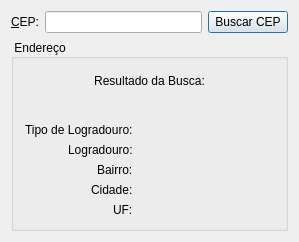
<?xml version="1.0" encoding="UTF-8"?>
<ui version="4.0">
 <class>Dialog</class>
 <widget class="QDialog" name="Dialog">
  <property name="geometry">
   <rect>
    <x>0</x>
    <y>0</y>
    <width>299</width>
    <height>242</height>
   </rect>
  </property>
  <property name="windowTitle">
   <string>Buscar Endereço por CEP - by Pedro Santana</string>
  </property>
  <layout class="QVBoxLayout" name="verticalLayout_3">
   <item>
    <layout class="QHBoxLayout" name="horizontalLayout">
     <item>
      <widget class="QLabel" name="label">
       <property name="text">
        <string>&amp;CEP:</string>
       </property>
       <property name="buddy">
        <cstring>lineEdit</cstring>
       </property>
      </widget>
     </item>
     <item>
      <widget class="QLineEdit" name="lineEdit"/>
     </item>
     <item>
      <widget class="QPushButton" name="buscarBtn">
       <property name="text">
        <string>Buscar CEP</string>
       </property>
       <property name="default">
        <bool>true</bool>
       </property>
       <property name="flat">
        <bool>false</bool>
       </property>
      </widget>
     </item>
    </layout>
   </item>
   <item>
    <widget class="QGroupBox" name="groupBox">
     <property name="layoutDirection">
      <enum>Qt::LeftToRight</enum>
     </property>
     <property name="title">
      <string> Endereço </string>
     </property>
     <property name="alignment">
      <set>Qt::AlignLeading|Qt::AlignLeft|Qt::AlignVCenter</set>
     </property>
     <layout class="QVBoxLayout" name="verticalLayout_2">
      <item>
       <layout class="QVBoxLayout" name="verticalLayout">
        <item>
         <widget class="QLabel" name="label_2">
          <property name="text">
           <string>Resultado da Busca:</string>
          </property>
          <property name="alignment">
           <set>Qt::AlignCenter</set>
          </property>
         </widget>
        </item>
        <item>
         <widget class="QLabel" name="resultado">
          <property name="text">
           <string/>
          </property>
          <property name="alignment">
           <set>Qt::AlignCenter</set>
          </property>
         </widget>
        </item>
       </layout>
      </item>
      <item>
       <layout class="QFormLayout" name="formLayout">
        <property name="labelAlignment">
         <set>Qt::AlignRight|Qt::AlignTrailing|Qt::AlignVCenter</set>
        </property>
        <property name="formAlignment">
         <set>Qt::AlignHCenter|Qt::AlignTop</set>
        </property>
        <item row="0" column="0">
         <widget class="QLabel" name="label_3">
          <property name="text">
           <string>Tipo de Logradouro:</string>
          </property>
         </widget>
        </item>
        <item row="0" column="1">
         <widget class="QLabel" name="tipoLogradouro">
          <property name="text">
           <string/>
          </property>
         </widget>
        </item>
        <item row="1" column="0">
         <widget class="QLabel" name="label_4">
          <property name="text">
           <string>Logradouro:</string>
          </property>
          <property name="alignment">
           <set>Qt::AlignLeading|Qt::AlignLeft|Qt::AlignVCenter</set>
          </property>
         </widget>
        </item>
        <item row="1" column="1">
         <widget class="QLabel" name="logradouro">
          <property name="text">
           <string/>
          </property>
         </widget>
        </item>
        <item row="2" column="0">
         <widget class="QLabel" name="label_5">
          <property name="text">
           <string>Bairro:</string>
          </property>
         </widget>
        </item>
        <item row="2" column="1">
         <widget class="QLabel" name="bairro">
          <property name="text">
           <string/>
          </property>
         </widget>
        </item>
        <item row="3" column="0">
         <widget class="QLabel" name="label_6">
          <property name="text">
           <string>Cidade:</string>
          </property>
         </widget>
        </item>
        <item row="3" column="1">
         <widget class="QLabel" name="cidade">
          <property name="text">
           <string/>
          </property>
         </widget>
        </item>
        <item row="4" column="0">
         <widget class="QLabel" name="label_7">
          <property name="text">
           <string>UF:</string>
          </property>
         </widget>
        </item>
        <item row="4" column="1">
         <widget class="QLabel" name="uf">
          <property name="text">
           <string/>
          </property>
         </widget>
        </item>
       </layout>
      </item>
     </layout>
    </widget>
   </item>
  </layout>
 </widget>
 <layoutdefault spacing="6" margin="11"/>
 <resources/>
 <connections/>
</ui>
